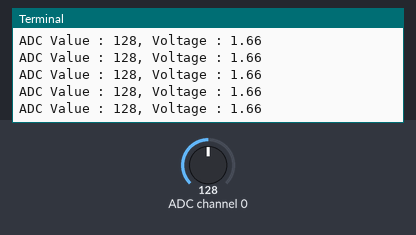
A program run on a simulated Raspberry Pi (BCM pin numbers). Shown: the last lines printed to the terminal. Inputs (shaded band) come from the test bench; at power-on: ADC channel 0 = 128 (analog values on the 0–255 scale).

Above: at 1.2 s.
1.3 s: ADC channel 0 set to 178
At 1.32 s:
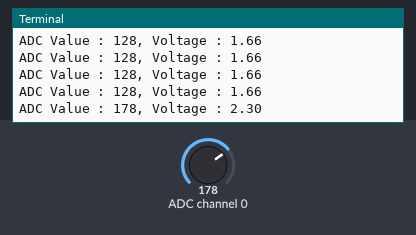
2.8 s: ADC channel 0 set to 224
At 2.84 s:
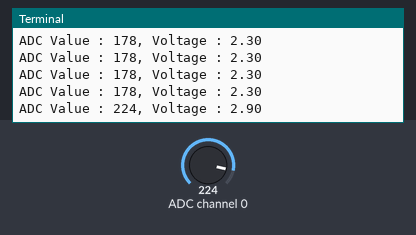
Timing chart, 0 to 5.8 s (numbered marks = the images above; inputs shaded):
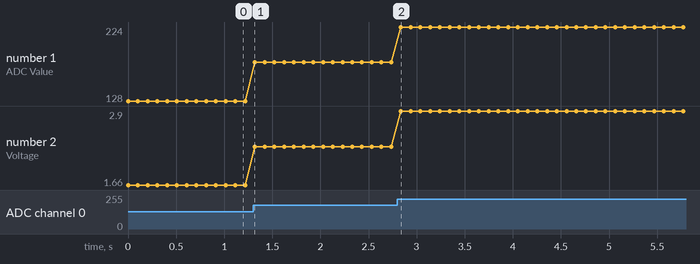

Measured:
- after the input at 1.3 s, the terminal: prints a new line at once (image 1)
- after the input at 2.8 s, the terminal: prints a new line at once (image 2)
- plotted number 1: 128 → 178 after the input at 1.3 s, 178 → 224 after the input at 2.8 s
- plotted number 2: 1.66 → 2.3 after the input at 1.3 s, 2.3 → 2.9 after the input at 2.8 s

The program:

07.1.1_ADC.py
```python
import time
from ADCDevice import *

#Define an ADCDevice class object
adc = ADCDevice()

def setup():
    global adc
    #Detect the pcf8591.
    if(adc.detectI2C(0x48)):
        adc = PCF8591()
    #Detect the ads7830
    elif(adc.detectI2C(0x4b)):
        adc = ADS7830()
    else:
        print("No correct I2C address found, \n"
        "Please use command 'i2cdetect -y 1' to check the I2C address! \n"
        "Program Exit. \n")
        exit(-1)

def loop():
    while True:
        #Read the ADC value of channel 0
        value = adc.analogRead(0)
        #Calculate the voltage value
        voltage = value / 255.0 * 3.3
        print ('ADC Value : %d, Voltage : %.2f'%(value,voltage))
        time.sleep(0.1)

def destroy():
    adc.close()

#Program entrance
if __name__ == '__main__':
    print ('Program is starting ... ')
    try:
        setup()
        loop()
    #Press ctrl-c to end the program.
    except KeyboardInterrupt:
        destroy()
```

ADCDevice.py
```python
import smbus

class ADCDevice(object):
    def __init__(self):
        self.cmd = 0
        self.address = 0
        self.bus=smbus.SMBus(1)
        # print("ADCDevice init")

    def detectI2C(self,addr):
        try:
            self.bus.write_byte(addr,0)
            print("Found device in address 0x%x"%(addr))
            return True
        except:
            print("Not found device in address 0x%x"%(addr))
            return False

    def close(self):
        self.bus.close()

class PCF8591(ADCDevice):
    def __init__(self):
        super(PCF8591, self).__init__()
        self.cmd = 0x40     # The default command for PCF8591 is 0x40.
        self.address = 0x48 # 0x48 is the default i2c address for PCF8591 Module.

    def analogRead(self, chn): # PCF8591 has 4 ADC input pins, chn:0,1,2,3
        value = self.bus.read_byte_data(self.address, self.cmd+chn)
        value = self.bus.read_byte_data(self.address, self.cmd+chn)
        return value

    def analogWrite(self,value): # write DAC value
        self.bus.write_byte_data(self.address,self.cmd,value)

class ADS7830(ADCDevice):
    def __init__(self):
        super(ADS7830, self).__init__()
        self.cmd = 0x84
        self.address = 0x4b # 0x4b is the default i2c address for ADS7830 Module.

    def analogRead(self, chn): # ADS7830 has 8 ADC input pins, chn:0,1,2,3,4,5,6,7
        value = self.bus.read_byte_data(self.address, self.cmd|(((chn<<2 | chn>>1)&0x07)<<4))
        return value
```
